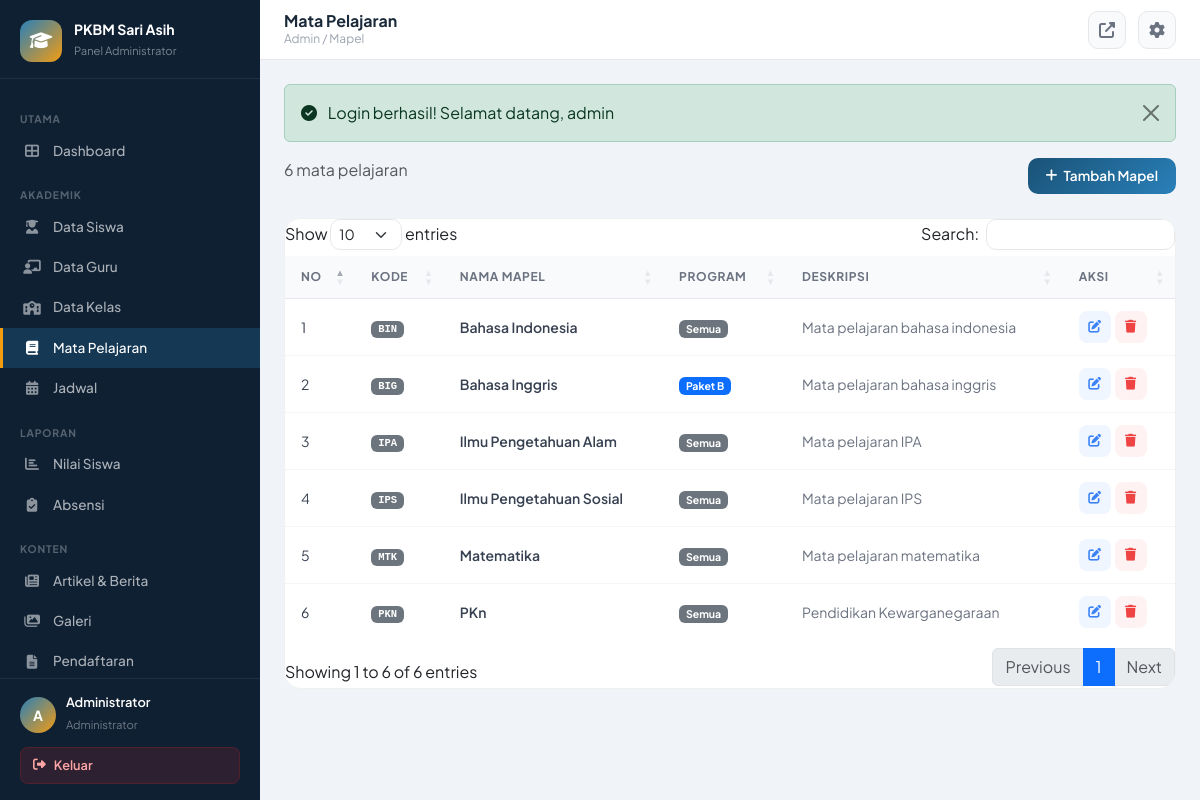
Page /index.php?page=admin_mapel (signed in) on the committed database.
### tables this page shows
CREATE TABLE `mapel` (
  `id` int NOT NULL,
  `kode_mapel` varchar(10) NOT NULL,
  `nama_mapel` varchar(100) NOT NULL,
  `program` enum('Paket A','Paket B','Paket C','Semua') DEFAULT 'Semua',
  `deskripsi` text,
  `created_at` timestamp NULL DEFAULT CURRENT_TIMESTAMP
);

### app/controllers/admin/MapelController.php (called while the page is built, shortened)
<?php
require_once __DIR__ . '/../../../config/app.php';
class MapelController {
    private $db;
    public function __construct() { $this->db = Database::getInstance(); }
    public function index() {
        $mapels = $this->db->fetchAll("SELECT * FROM mapel ORDER BY nama_mapel");
        require_once __DIR__ . '/../../views/admin/mapel/index.php';
    }
}

### app/views/admin/mapel/index.php (the view, shortened to what this page needs)
<?php require_once __DIR__.'/../../layouts/admin_header.php';?>
<div class="d-flex justify-content-between mb-4">
    <p class="text-muted mb-0"><?=count($mapels)?> mata pelajaran</p>
    <button class="btn-primary-custom" data-bs-toggle="modal" data-bs-target="#mapelModal"><i class="fas fa-plus"></i> Tambah Mapel</button>
</div>
<div class="card-custom">
    <div class="card-body-custom p-0">
        <table class="table-custom datatable w-100">
            <thead><tr><th>No</th><th>Kode</th><th>Nama Mapel</th><th>Program</th><th>Deskripsi</th><th>Aksi</th></tr></thead>
            <tbody>
            <?php foreach($mapels as $i=>$m):?>
            <tr>
                <td><?=$i+1?></td>
                <td><span class="badge bg-secondary" style="font-family:monospace;"><?=htmlspecialchars($m['kode_mapel'])?></span></td>
                <td style="font-weight:600;"><?=htmlspecialchars($m['nama_mapel'])?></td>
                <td><span class="badge bg-<?=$m['program']=='Semua'?'secondary':($m['program']=='Paket A'?'success':($m['program']=='Paket B'?'primary':'warning'))?>"><?=$m['program']?></span></td>
                <td style="color:#6b7280;font-size:.875rem;"><?=htmlspecialchars(substr($m['deskripsi']??'',0,50)).(strlen($m['deskripsi']??'')>50?'...':'')?></td>
                <td>
                    <div class="d-flex gap-1">
                        <button class="btn-icon" style="background:#eff6ff;color:#3b82f6;" onclick="editMapel(<?=htmlspecialchars(json_encode($m),ENT_QUOTES)?>)" title="Edit"><i class="fas fa-edit"></i></button>
                        <a href="javascript:void(0)" onclick="confirmDelete('<?=APP_URL?>/index.php?page=admin_mapel&action=delete&id=<?=$m['id']?>','<?=htmlspecialchars($m['nama_mapel'],ENT_QUOTES)?>')" class="btn-icon" style="background:#fef2f2;color:#ef4444;" title="Hapus"><i class="fas fa-trash"></i></a>
                    </div>
                </td>
            </tr>
            <?php endforeach;?>
            </tbody>
        </table>
    </div>
</div>
<?php require_once __DIR__.'/../../layouts/admin_footer.php';?>

### app/views/layouts/admin_header.php (style rules this page uses)
:root { --sidebar-w: 260px; --primary: #1a5276; --primary-light: #2980b9; --primary-dark: #0d2137; --accent: #f39c12; --sidebar-bg: #0f2033; --sidebar-hover: rgba(41,128,185,0.15); --sidebar-active: rgba(41,128,185,0.25); --topbar-h: 60px; --font: 'Plus Jakarta Sans', sans-serif; }
* { box-sizing: border-box; }
body { font-family: var(--font); background: #f0f4f8; margin: 0; }
.card-custom { background: white; border-radius: 16px; border: 1px solid #f0f0f0; overflow: hidden; }
.card-body-custom { padding: 22px; }
.table-custom { width: 100%; border-collapse: separate; border-spacing: 0; }
.table-custom thead th { background: #f8fafc; padding: 12px 16px; font-size: 0.75rem; font-weight: 700; text-transform: uppercase; letter-spacing: 0.05em; color: #6b7280; border-bottom: 1px solid #e5e7eb; }
.table-custom tbody td { padding: 12px 16px; font-size: 0.875rem; color: #374151; border-bottom: 1px solid #f5f5f5; vertical-align: middle; }
.table-custom tbody tr:last-child td { border-bottom: none; }
.btn-primary-custom { background: linear-gradient(135deg, var(--primary), var(--primary-light)); color: white; border: none; padding: 8px 18px; border-radius: 10px; font-size: 0.85rem; font-weight: 600; font-family: var(--font); cursor: pointer; text-decoration: none; display: inline-flex; align-items: center; gap: 6px; transition: all 0.2s; }
.btn-icon { width: 32px; height: 32px; border-radius: 8px; display: inline-flex; align-items: center; justify-content: center; border: none; cursor: pointer; font-size: 0.8rem; transition: all 0.15s; text-decoration: none; }

### rows in the picture
mapel: kode_mapel "BIN", nama_mapel "Bahasa Indonesia", program "Semua", deskripsi "Mata pelajaran bahasa indonesia"
mapel: kode_mapel "BIG", nama_mapel "Bahasa Inggris", program "Paket B", deskripsi "Mata pelajaran bahasa inggris"
mapel: kode_mapel "IPA", nama_mapel "Ilmu Pengetahuan Alam", program "Semua", deskripsi "Mata pelajaran IPA"
mapel: kode_mapel "IPS", nama_mapel "Ilmu Pengetahuan Sosial", program "Semua", deskripsi "Mata pelajaran IPS"
mapel: kode_mapel "MTK", nama_mapel "Matematika", program "Semua", deskripsi "Mata pelajaran matematika"
mapel: kode_mapel "PKN", nama_mapel "PKn", program "Semua", deskripsi "Pendidikan Kewarganegaraan"

### other values in the picture
substr($_SESSION['username'] ?? 'A', 0, 1) "A"
$_SESSION['nama_lengkap'] "Administrator"
$pageTitle "Mata Pelajaran"
$breadcrumb "Admin / Mapel"
$message "Login berhasil! Selamat datang, admin"
count($mapels) "6"
